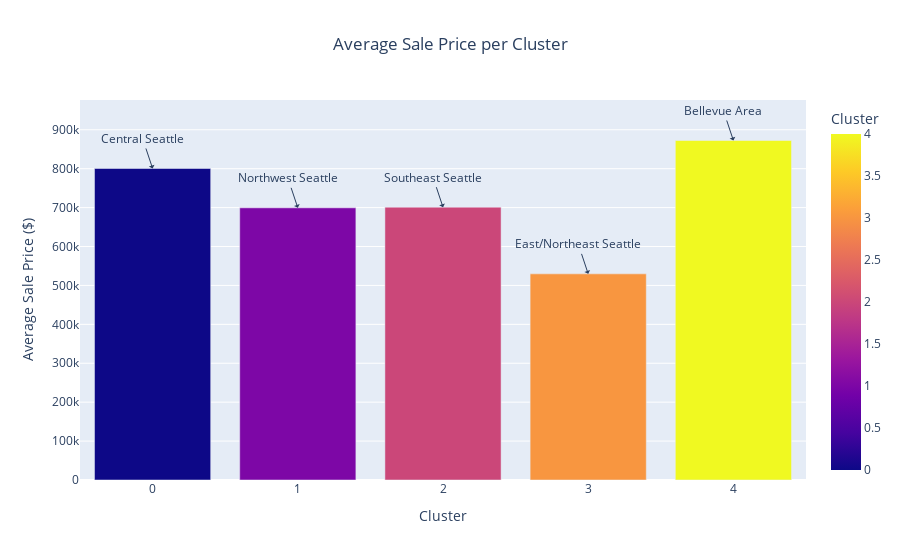
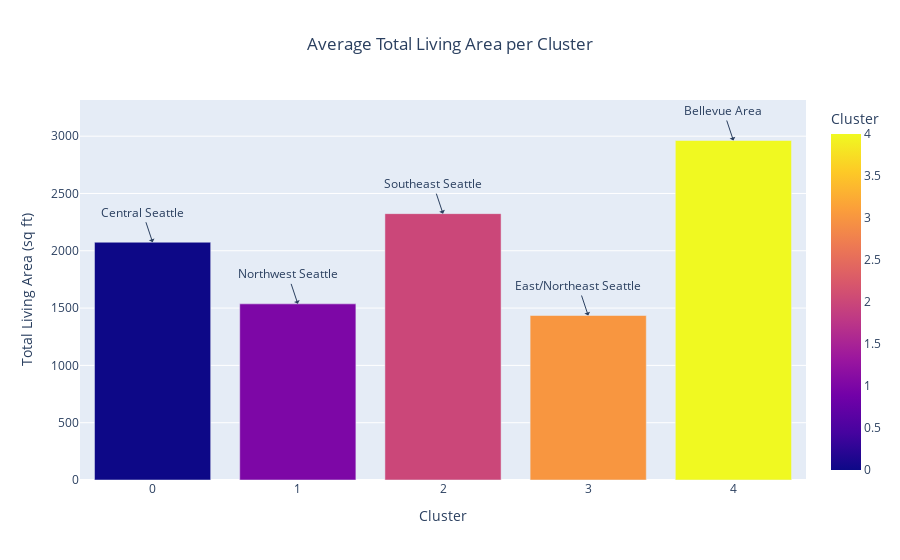
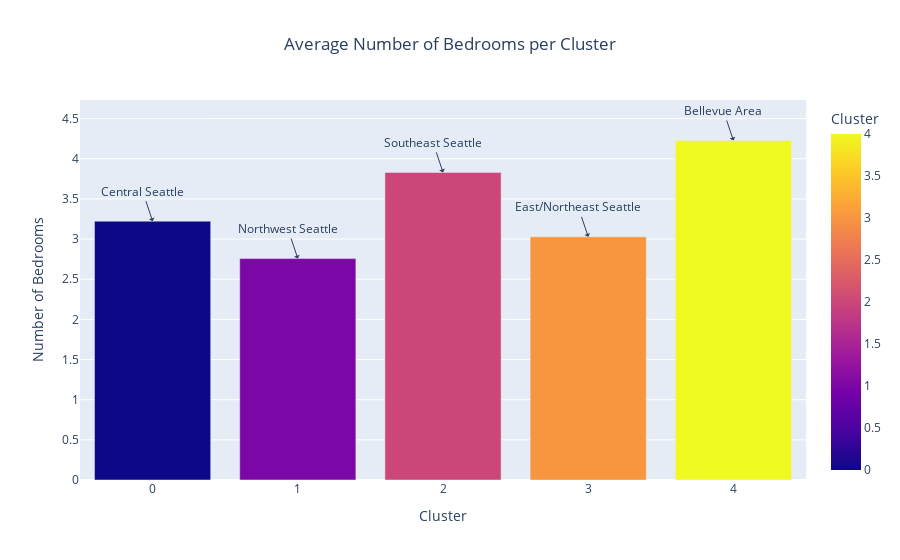

Notebook source saved alongside these figures, in order:
### Code cell
def visualize_clusters_plotly(cluster_descriptions, column, title, ylabel, colors, annotations):
    fig = px.bar(
        cluster_descriptions.reset_index(),
        x='Cluster',
        y=column,
        color='Cluster',
        color_discrete_sequence=colors,
        title=title,
        labels={'Cluster': 'Cluster', column: ylabel}
    )

    fig.update_layout(
        title={'x': 0.5},  # Center the title
        xaxis_title='Cluster',
        yaxis_title=ylabel
    )

    # Add annotations for locations
    for cluster, annotation in annotations.items():
        fig.add_annotation(
            x=cluster,
            y=cluster_descriptions.loc[cluster, column],
            text=annotation,
            showarrow=True,
            arrowhead=1
        )
    
    fig.show()

# Cluster descriptions
annotations = {
    0: "Central Seattle",
    1: "Northwest Seattle",
    2: "Southeast Seattle",
    3: "East/Northeast Seattle",
    4: "Bellevue Area"
}

#visualize Sale Price
visualize_clusters_plotly(
    cluster_descriptions=cluster_descriptions,
    column='SalePrice',
    title='Average Sale Price per Cluster',
    ylabel='Average Sale Price ($)',
    colors=px.colors.qualitative.Plotly,
    annotations=annotations
)

#visualize total living are
visualize_clusters_plotly(
    cluster_descriptions=cluster_descriptions,
    column='SqFtTotLiving',
    title='Average Total Living Area per Cluster',
    ylabel='Total Living Area (sq ft)',
    colors=px.colors.qualitative.Plotly,
    annotations=annotations
)

# Visualize Number of Bedrooms
visualize_clusters_plotly(
    cluster_descriptions=cluster_descriptions,
    column='Bedrooms',
    title="Average Number of Bedrooms per Cluster",
    ylabel="Number of Bedrooms",
    colors=px.colors.qualitative.Plotly,
    annotations=annotations
)

### Figure 1 — Plotly figure (JSON) as saved in the notebook; plotly's stock layout.template omitted (floating-point values rounded to 4 significant figures)
{"data": [{"alignmentgroup": "True", "hovertemplate": "Cluster=%{marker.color}<br>Average Sale Price ($)=%{y}<extra></extra>", "legendgroup": "", "marker": {"color": [0, 1, 2, 3, 4], "coloraxis": "coloraxis", "pattern": {"shape": ""}}, "name": "", "offsetgroup": "", "orientation": "v", "showlegend": false, "textposition": "auto", "type": "bar", "x": [0, 1, 2, 3, 4], "xaxis": "x", "y": [800600.0, 699400.0, 701100.0, 529700.0, 872400.0], "yaxis": "y"}], "layout": {"annotations": [{"arrowhead": 1, "showarrow": true, "text": "Central Seattle", "x": 0, "y": 800600.0}, {"arrowhead": 1, "showarrow": true, "text": "Northwest Seattle", "x": 1, "y": 699400.0}, {"arrowhead": 1, "showarrow": true, "text": "Southeast Seattle", "x": 2, "y": 701100.0}, {"arrowhead": 1, "showarrow": true, "text": "East/Northeast Seattle", "x": 3, "y": 529700.0}, {"arrowhead": 1, "showarrow": true, "text": "Bellevue Area", "x": 4, "y": 872400.0}], "barmode": "relative", "coloraxis": {"colorbar": {"title": {"text": "Cluster"}}, "colorscale": [[0, "#0d0887"], [0.1111, "#46039f"], [0.2222, "#7201a8"], [0.3333, "#9c179e"], [0.4444, "#bd3786"], [0.5556, "#d8576b"], [0.6667, "#ed7953"], [0.7778, "#fb9f3a"], [0.8889, "#fdca26"], [1, "#f0f921"]]}, "legend": {"tracegroupgap": 0}, "title": {"text": "Average Sale Price per Cluster", "x": 0.5}, "xaxis": {"anchor": "y", "domain": [0, 1], "title": {"text": "Cluster"}}, "yaxis": {"anchor": "x", "domain": [0, 1], "title": {"text": "Average Sale Price ($)"}}}}

### Figure 2 — Plotly figure (JSON) as saved in the notebook; plotly's stock layout.template omitted (floating-point values rounded to 4 significant figures)
{"data": [{"alignmentgroup": "True", "hovertemplate": "Cluster=%{marker.color}<br>Total Living Area (sq ft)=%{y}<extra></extra>", "legendgroup": "", "marker": {"color": [0, 1, 2, 3, 4], "coloraxis": "coloraxis", "pattern": {"shape": ""}}, "name": "", "offsetgroup": "", "orientation": "v", "showlegend": false, "textposition": "auto", "type": "bar", "x": [0, 1, 2, 3, 4], "xaxis": "x", "y": [2075.0, 1537.0, 2324.0, 1435.0, 2962.0], "yaxis": "y"}], "layout": {"annotations": [{"arrowhead": 1, "showarrow": true, "text": "Central Seattle", "x": 0, "y": 2075.0}, {"arrowhead": 1, "showarrow": true, "text": "Northwest Seattle", "x": 1, "y": 1537.0}, {"arrowhead": 1, "showarrow": true, "text": "Southeast Seattle", "x": 2, "y": 2324.0}, {"arrowhead": 1, "showarrow": true, "text": "East/Northeast Seattle", "x": 3, "y": 1435.0}, {"arrowhead": 1, "showarrow": true, "text": "Bellevue Area", "x": 4, "y": 2962.0}], "barmode": "relative", "coloraxis": {"colorbar": {"title": {"text": "Cluster"}}, "colorscale": [[0, "#0d0887"], [0.1111, "#46039f"], [0.2222, "#7201a8"], [0.3333, "#9c179e"], [0.4444, "#bd3786"], [0.5556, "#d8576b"], [0.6667, "#ed7953"], [0.7778, "#fb9f3a"], [0.8889, "#fdca26"], [1, "#f0f921"]]}, "legend": {"tracegroupgap": 0}, "title": {"text": "Average Total Living Area per Cluster", "x": 0.5}, "xaxis": {"anchor": "y", "domain": [0, 1], "title": {"text": "Cluster"}}, "yaxis": {"anchor": "x", "domain": [0, 1], "title": {"text": "Total Living Area (sq ft)"}}}}

### Figure 3 — Plotly figure (JSON) as saved in the notebook; plotly's stock layout.template omitted (floating-point values rounded to 4 significant figures)
{"data": [{"alignmentgroup": "True", "hovertemplate": "Cluster=%{marker.color}<br>Number of Bedrooms=%{y}<extra></extra>", "legendgroup": "", "marker": {"color": [0, 1, 2, 3, 4], "coloraxis": "coloraxis", "pattern": {"shape": ""}}, "name": "", "offsetgroup": "", "orientation": "v", "showlegend": false, "textposition": "auto", "type": "bar", "x": [0, 1, 2, 3, 4], "xaxis": "x", "y": [3.223, 2.757, 3.83, 3.028, 4.227], "yaxis": "y"}], "layout": {"annotations": [{"arrowhead": 1, "showarrow": true, "text": "Central Seattle", "x": 0, "y": 3.223}, {"arrowhead": 1, "showarrow": true, "text": "Northwest Seattle", "x": 1, "y": 2.757}, {"arrowhead": 1, "showarrow": true, "text": "Southeast Seattle", "x": 2, "y": 3.83}, {"arrowhead": 1, "showarrow": true, "text": "East/Northeast Seattle", "x": 3, "y": 3.028}, {"arrowhead": 1, "showarrow": true, "text": "Bellevue Area", "x": 4, "y": 4.227}], "barmode": "relative", "coloraxis": {"colorbar": {"title": {"text": "Cluster"}}, "colorscale": [[0, "#0d0887"], [0.1111, "#46039f"], [0.2222, "#7201a8"], [0.3333, "#9c179e"], [0.4444, "#bd3786"], [0.5556, "#d8576b"], [0.6667, "#ed7953"], [0.7778, "#fb9f3a"], [0.8889, "#fdca26"], [1, "#f0f921"]]}, "legend": {"tracegroupgap": 0}, "title": {"text": "Average Number of Bedrooms per Cluster", "x": 0.5}, "xaxis": {"anchor": "y", "domain": [0, 1], "title": {"text": "Cluster"}}, "yaxis": {"anchor": "x", "domain": [0, 1], "title": {"text": "Number of Bedrooms"}}}}
